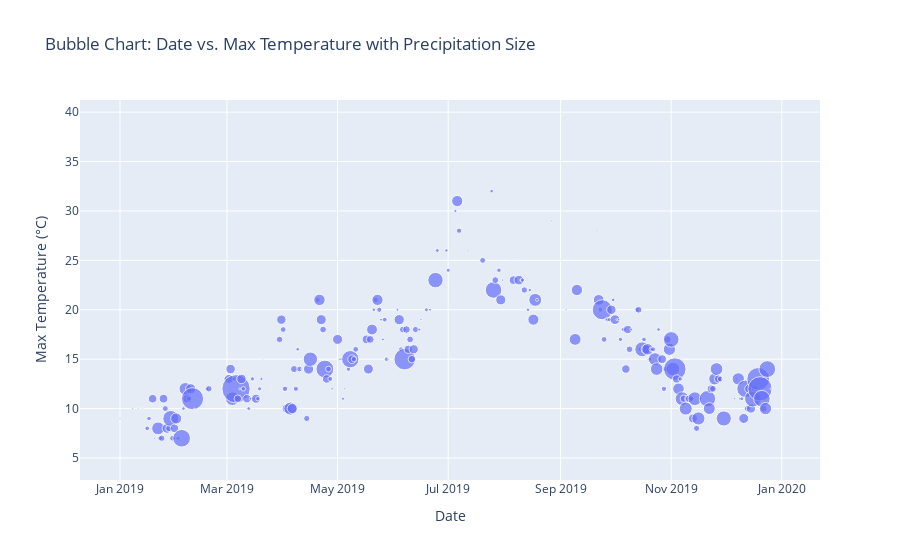

The notebook cell this image was saved under:
### Markdown cell above
## Bubble chart

[Documentation](https://plotly.com/python/bubble-charts/#bubble-chart-with-plotlyexpress)

### Code cell
# A bubble chart is a scatter plot with different sizes of dots.
# You know how to do scatterplot ? So maybe you can search a "size" argument...
# Now, draw a bubble chart with Date on X-axis, Max Temperature on Y-axis, and Precipitation (rain quantity) for the size.
# Don't forget to add title and axis title.

# which period is the rainiest ?

import plotly.express as px

fig = px.scatter(
    data_frame=df_weather, 
    x="DATE", 
    y="MAX_TEMPERATURE_C", 
    size="PRECIP_TOTAL_DAY_MM",  # Corrected column name for precipitation
    title="Bubble Chart: Date vs. Max Temperature with Precipitation Size",
    labels={"DATE": "Date", "MAX_TEMPERATURE_C": "Max Temperature (°C)"},
    hover_name="DATE"  # Hover information to display the date
)

# Show the bubble chart
fig.show()

### Figure 1 — Plotly figure (JSON) as saved in the notebook; plotly's stock layout.template omitted (floating-point values rounded to 4 significant figures; data arrays with more than 128 entries replaced by an {"elided": "..."} marker saying what was removed)
{"data": [{"hovertemplate": "<b>%{hovertext}</b><br><br>Date=%{x}<br>Max Temperature (°C)=%{y}<br>PRECIP_TOTAL_DAY_MM=%{marker.size}<extra></extra>", "hovertext": {"elided": "365 str values"}, "legendgroup": "", "marker": {"color": "#636efa", "size": {"elided": "365 float values"}, "sizemode": "area", "sizeref": 0.119, "symbol": "circle"}, "mode": "markers", "name": "", "orientation": "v", "showlegend": false, "type": "scatter", "x": {"elided": "365 str values"}, "xaxis": "x", "y": {"elided": "365 int values"}, "yaxis": "y"}], "layout": {"legend": {"itemsizing": "constant", "tracegroupgap": 0}, "title": {"text": "Bubble Chart: Date vs. Max Temperature with Precipitation Size"}, "xaxis": {"anchor": "y", "domain": [0, 1], "title": {"text": "Date"}}, "yaxis": {"anchor": "x", "domain": [0, 1], "title": {"text": "Max Temperature (°C)"}}}}
